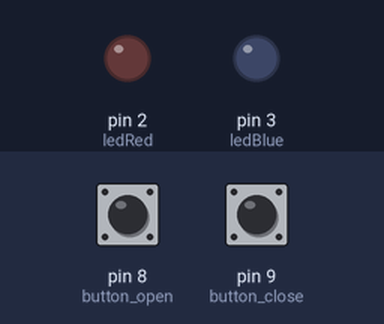
Recording of a sketch running on a simulated Arduino Uno, built with avr-gcc and run on an emulated ATmega328P. On the bench: output pins drawn as LEDs (lit = HIGH). Dashed ring = blinking. Inputs (shaded band) come from the test bench; at power-on: pin 8 (button_open) LOW, pin 9 (button_close) LOW.

Above: at 1.2 s.
1.3 s: pin 8 (button_open) pulled HIGH for 0.15 s
At 2.5 s:
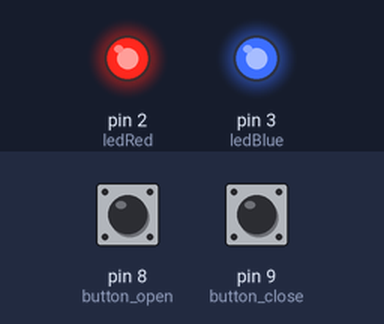
2.9 s: pin 9 (button_close) pulled HIGH for 0.15 s
At 3.8 s:
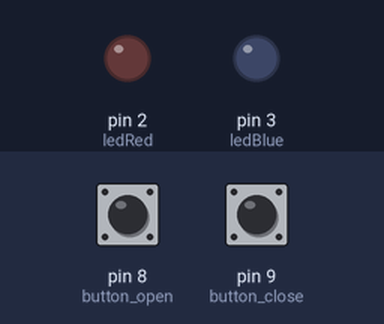
4.5 s: pin 8 (button_open) pulled HIGH for 1 s
At 5.0 s:
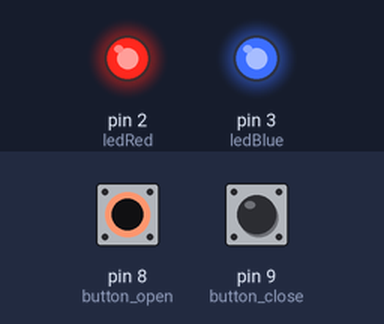
7.0 s: pin 8 (button_open) driven HIGH and pin 9 (button_close) driven HIGH
At 7.16 s:
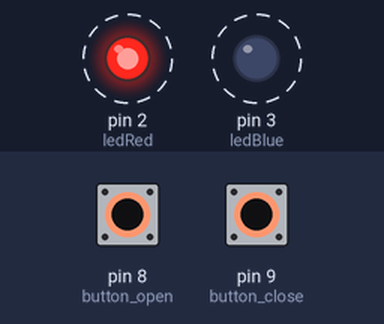
Timing chart, 0 to 11.0 s (numbered marks = the images above; inputs shaded):
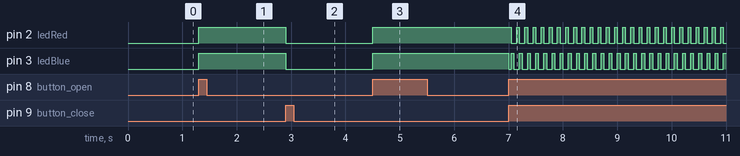

The sketch:

2led_2button.ino
```cpp
int state1, state2;
int ledRed = 2;
int ledBlue = 3;
int button_open = 8;
int button_close = 9;

void setup() {
  pinMode(button_open, INPUT);
  pinMode(button_close, INPUT);
  pinMode(ledRed, OUTPUT);
  pinMode(ledBlue, OUTPUT);

  Serial.begin(9600);
}

void loop() {
  state1 = digitalRead(button_open);
  state2 = digitalRead(button_close);

  if (state1 == 1) {
    digitalWrite(ledRed, HIGH);
    digitalWrite(ledBlue, HIGH);
  }

  if (state2 == 1) {
    digitalWrite(ledRed, LOW);
    digitalWrite(ledBlue, LOW);
  }

  if (state1 == 1 && state2 == 1) {
    digitalWrite(ledRed, HIGH);
    delay(50);
    digitalWrite(ledRed, LOW);
    digitalWrite(ledBlue, HIGH);
    delay(50);
    digitalWrite(ledBlue, LOW);
    delay(50);
  }
}
```

Measured:
- after the input at 1.3 s, pin 2 (ledRed), pin 3 (ledBlue): LOW → HIGH at once
- after the input at 2.9 s, pin 2 (ledRed), pin 3 (ledBlue): HIGH → LOW at once
- after the input at 4.5 s, pin 2 (ledRed), pin 3 (ledBlue): LOW → HIGH at once
- after the input at 7.0 s, pin 2 (ledRed): alternates HIGH for 0.05 s and LOW for 0.10 s, starting after 0.05 s; pin 3 (ledBlue): alternates HIGH for 0.05 s and LOW for 0.10 s, starting at once
